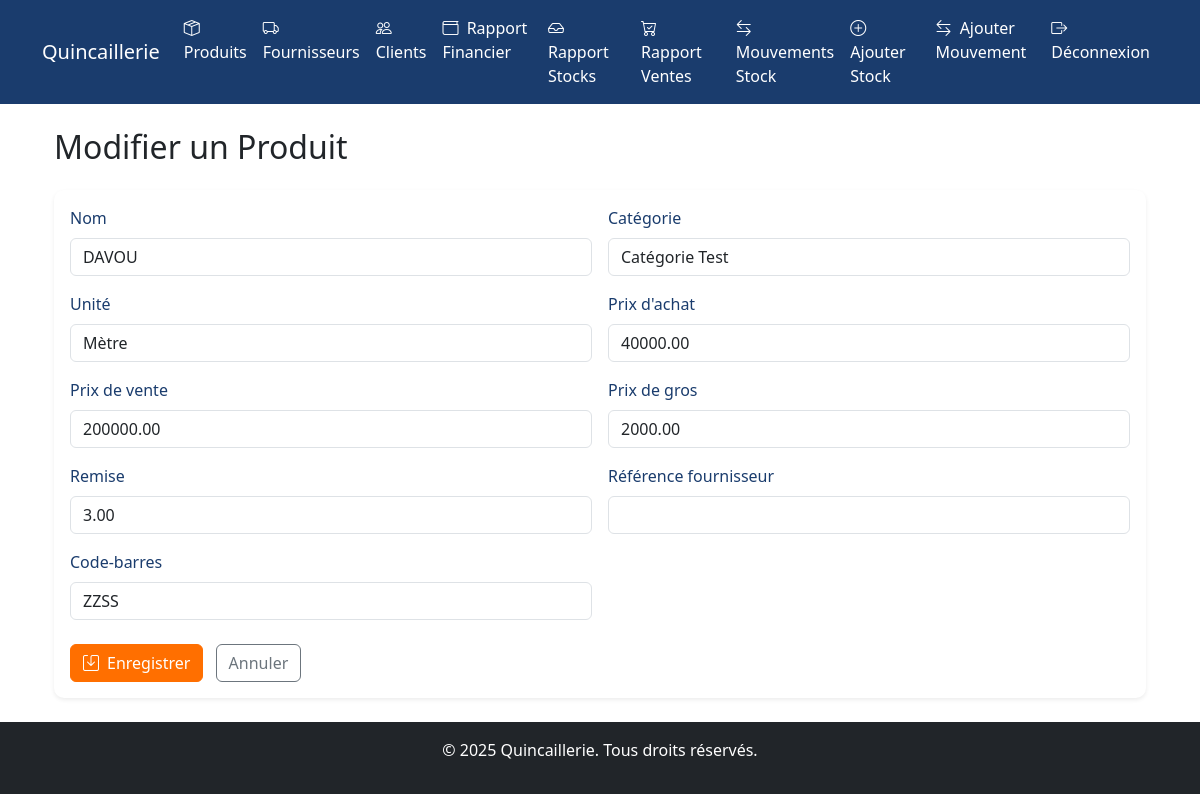
Page /produits/modifier/3/ (signed in) on the committed database.
### produits/models.py (models this page shows, shortened)
class Produit(models.Model):
    UNITE_CHOIX = (
        ('piece', 'Pièce'),
        ('metre', 'Mètre'),
        ('kg', 'Kilogramme'),
        ('litre', 'Litre'),
    )
    nom = models.CharField(max_length=200)
    categorie = models.ForeignKey(Categorie, on_delete=models.CASCADE, verbose_name="Catégorie")
    unite = models.CharField(max_length=20, choices=UNITE_CHOIX, verbose_name="Unité")
    prix_achat = models.DecimalField(max_digits=10, decimal_places=2, verbose_name="Prix d'achat")
    prix_vente = models.DecimalField(max_digits=10, decimal_places=2, verbose_name="Prix de vente")
    prix_gros = models.DecimalField(max_digits=10, decimal_places=2, blank=True, null=True, verbose_name="Prix de gros")
    remise = models.DecimalField(max_digits=5, decimal_places=2, default=0.00, verbose_name="Remise")
    reference_fournisseur = models.CharField(max_length=100, blank=True, verbose_name="Référence fournisseur")
    code_barres = models.CharField(max_length=50, unique=True, blank=True, verbose_name="Code-barres")
    date_creation = models.DateTimeField(auto_now_add=True)
    date_modification = models.DateTimeField(auto_now=True)
    class Meta:
        verbose_name = "Produit"
        verbose_name_plural = "Produits"
        ordering = ['nom']

### produits/views.py (the view)
# urls.py: path('modifier/<int:pk>/', views.modifier_produit, name='modifier_produit'),
@login_required
def modifier_produit(request, pk):
    produit = get_object_or_404(Produit, pk=pk)
    if request.method == 'POST':
        form = ProduitForm(request.POST, instance=produit)
        if form.is_valid():
            form.save()
            messages.success(request, 'Produit modifié avec succès.')
            return redirect('liste_produits')
    else:
        form = ProduitForm(instance=produit)
    return render(request, 'produits/formulaire_produit.html', {'form': form, 'titre': 'Modifier un Produit'})

### produits/forms.py
class ProduitForm(forms.ModelForm):
    class Meta:
        model = Produit
        fields = ['nom', 'categorie', 'unite', 'prix_achat', 'prix_vente', 'prix_gros', 'remise', 'reference_fournisseur', 'code_barres']
        widgets = {
            'nom': forms.TextInput(attrs={'class': 'form-control'}),
            'categorie': forms.Select(attrs={'class': 'form-control'}),
            'unite': forms.Select(attrs={'class': 'form-control'}),
            'prix_achat': forms.NumberInput(attrs={'class': 'form-control'}),
            'prix_vente': forms.NumberInput(attrs={'class': 'form-control'}),
            'prix_gros': forms.NumberInput(attrs={'class': 'form-control'}),
            'remise': forms.NumberInput(attrs={'class': 'form-control'}),
            'reference_fournisseur': forms.TextInput(attrs={'class': 'form-control'}),
            'code_barres': forms.TextInput(attrs={'class': 'form-control'}),
        }

### produits/models.py (called while the page is built)
    def __str__(self):
        return self.nom

### produits/templates/produits/formulaire_produit.html (shortened to what this page needs)
{% extends 'base.html' %}
{% load static %}
{% block contenu %}
<div class="container fade-in">
    <h2 class="mb-4">{{ titre }}</h2>
    <div class="card border-0 shadow-sm">
        <div class="card-body">
            {% if produit %}
                <p>Confirmer la suppression de <strong>{{ produit.nom }}</strong> ?</p>
                <form method="post">
                    {% csrf_token %}
                    <button type="submit" class="btn btn-danger me-2">
                        <i class="bi bi-trash me-2"></i>Supprimer
                    </button>
                    <a href="{% url 'produits:liste_produits' %}" class="btn btn-outline-secondary">Annuler</a>
                </form>
            {% else %}
                <form method="post" class="needs-validation" novalidate>
                    <div class="row g-3">
                        {% for field in form %}
                            <div class="col-md-6 animate-field">
                                <label for="{{ field.id_for_label }}" class="form-label fw-medium">{{ field.label }}</label>
                                {{ field }}
                            </div>
                        {% endfor %}
                        <div class="col-12 mt-4">
                            <button type="submit" class="btn btn-primary me-2">
                                <i class="bi bi-save me-2"></i>Enregistrer
                            </button>
                            <a href="{% url 'produits:liste_produits' %}" class="btn btn-outline-secondary">Annuler</a>
                        </div>
                    </div>
                </form>
            {% endif %}
        </div>
    </div>
</div>
{% endblock %}

### static/css/styles.css (style rules this page uses)
.form-label { font-weight: 500; color: #1a3c6d; }
.form-control { border-radius: 6px; }
.card { border-radius: 10px; }
.btn-primary, .btn-outline-primary { background-color: #ff6f00; border-color: #ff6f00; transition: background-color 0.3s ease, transform 0.2s ease; }
.animate-field { opacity: 0; transform: translateY(20px); transition: opacity 0.5s ease, transform 0.5s ease; }
.fade-in { animation: fadeIn 0.5s ease-in; }

### produits/templates/produits/formulaire_produit.html (style rules this page uses)
.fade-in { animation: fadeIn 0.5s ease-in; }
.animate-field { opacity: 0; transform: translateY(20px); transition: opacity 0.5s ease, transform 0.5s ease; }
.card { border-radius: 10px; }
.btn-primary, .btn-danger { transition: background-color 0.3s ease, transform 0.2s ease; }
.btn-primary { background-color: #ff6f00; border-color: #ff6f00; }
.btn-outline-secondary { transition: transform 0.2s ease; }

### rows in the picture
Produit: form "DAVOU" "Catégorie Test" "Mètre" "40000.00" "200000.00" "2000.00" "3.00" "ZZSS"

### other values in the picture
{{ titre }} "Modifier un Produit"
{{ field.label }} "Nom" "Catégorie" "Unité" "Prix d'achat" "Prix de vente" "Prix de gros" "Remise" "Référence fournisseur" "Code-barres"
